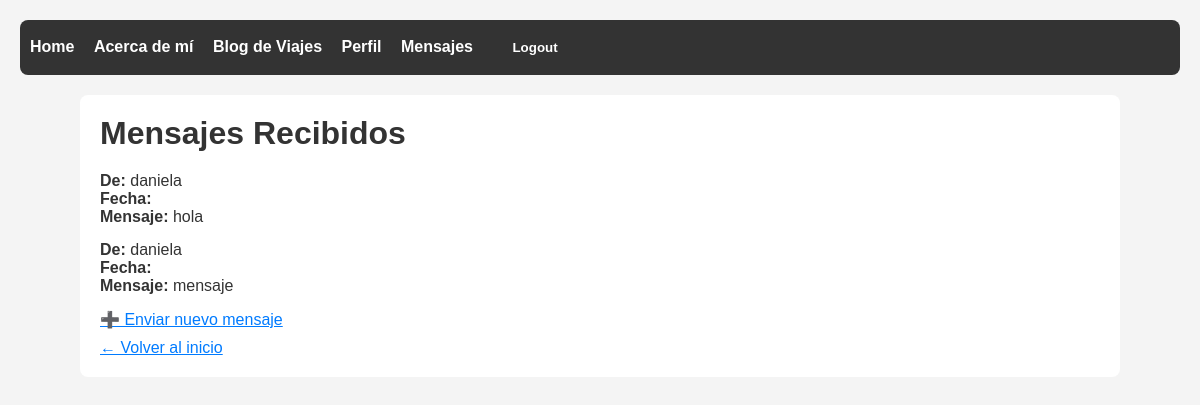
Page /messenger/ (signed in) on the earlier database version.
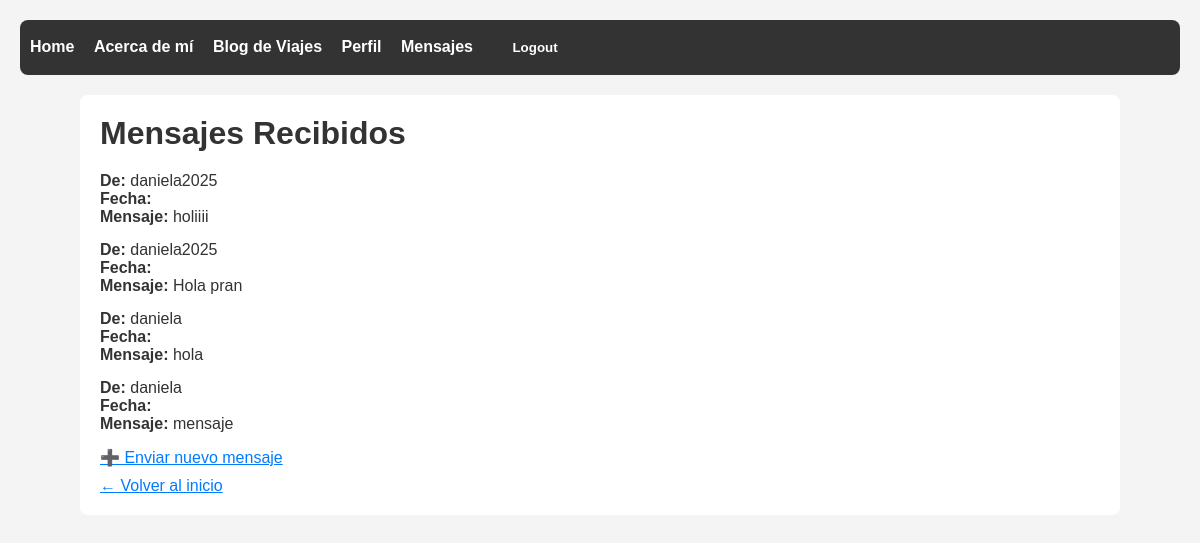
Same page on the later database version.
### messenger/models.py (models this page shows, shortened)
class Message(models.Model):
    sender = models.ForeignKey(User, on_delete=models.CASCADE, related_name='sent_messages')
    receiver = models.ForeignKey(User, on_delete=models.CASCADE, related_name='received_messages')
    content = models.TextField()
    timestamp = models.DateTimeField(auto_now_add=True)

### messenger/views.py (the view)
# urls.py: path('', views.inbox, name='inbox'),
@login_required
def inbox(request):
    messages = Message.objects.filter(receiver=request.user).order_by('-timestamp')
    return render(request, 'messenger/inbox.html', {'messages': messages})

### messenger/templates/messenger/inbox.html (shortened to what this page needs)
{% extends 'base.html' %}
{% block content %}
<h1>Mensajes Recibidos</h1>
{% if messages %}
    <ul>
    {% for message in messages %}
        <li>
            <strong>De:</strong> {{ message.sender.username }}<br>
            <strong>Fecha:</strong> {{ message.created_at|date:"d/m/Y H:i" }}<br>
            <strong>Mensaje:</strong> {{ message.content }}
        </li>
    {% endfor %}
    </ul>
{% else %}
    <p>No tienes mensajes.</p>
{% endif %}
<p><a href="{% url 'messenger:send_message' %}">➕ Enviar nuevo mensaje</a></p>
<a href="{% url 'home' %}">← Volver al inicio</a>
{% endblock %}

### templates/base.html (shortened to what this page needs)
<!DOCTYPE html>
<html lang="es">
<head>
    {% load static %}
    <link rel="stylesheet" href="{% static 'styles.css' %}">
</head>
<body>
    <nav>
        <a href="{% url 'home' %}">Home</a>
        <a href="{% url 'about' %}">Acerca de mí</a>
        <a href="{% url 'pages:pages_list' %}">Blog de Viajes</a>
        {% if user.is_authenticated %}
            <a href="{% url 'accounts:profile' %}">Perfil</a>
            <a href="{% url 'messenger:inbox' %}">Mensajes</a>
            <form action="{% url 'accounts:logout' %}" method="post" style="display:inline;">
                <button type="submit" style="background:none; border:none; color:white; cursor:pointer; font-weight:bold;">
                    Logout
                </button>
            </form>        {% else %}
            <a href="{% url 'accounts:login' %}">Login</a>
            <a href="{% url 'accounts:signup' %}">Registrarse</a>
        {% endif %}
    </nav>
    <div class="container">
        {% block content %}
        {% endblock %}
    </div>
</body>
</html>

### static/styles.css (style rules this page uses)
body, h1, h2, h3, h4, h5, h6, p, ul, li, a, form, input, button { margin: 0; padding: 0; box-sizing: border-box; }
body { font-family: Arial, sans-serif; background-color: #f4f4f4; color: #333; padding: 20px; }
h1, h2 { margin-bottom: 20px; }
p { margin-bottom: 10px; }
nav { background-color: #333; padding: 10px; margin-bottom: 20px; border-radius: 8px; }
nav a { color: white; margin-right: 15px; text-decoration: none; font-weight: bold; }
.container { max-width: 1000px; margin: 0 auto; background: white; padding: 20px; border-radius: 8px; }
form { margin-bottom: 20px; }
button { background-color: #28a745; color: white; padding: 10px 20px; border: none; border-radius: 4px; cursor: pointer; font-weight: bold; }
ul { list-style: none; }
li { margin-bottom: 15px; }
a { color: #007bff; }

Differences in the rows shown:
added Message: sender.username "daniela2025", content "holiiii"
added Message: sender.username "daniela2025", content "Hola pran"
